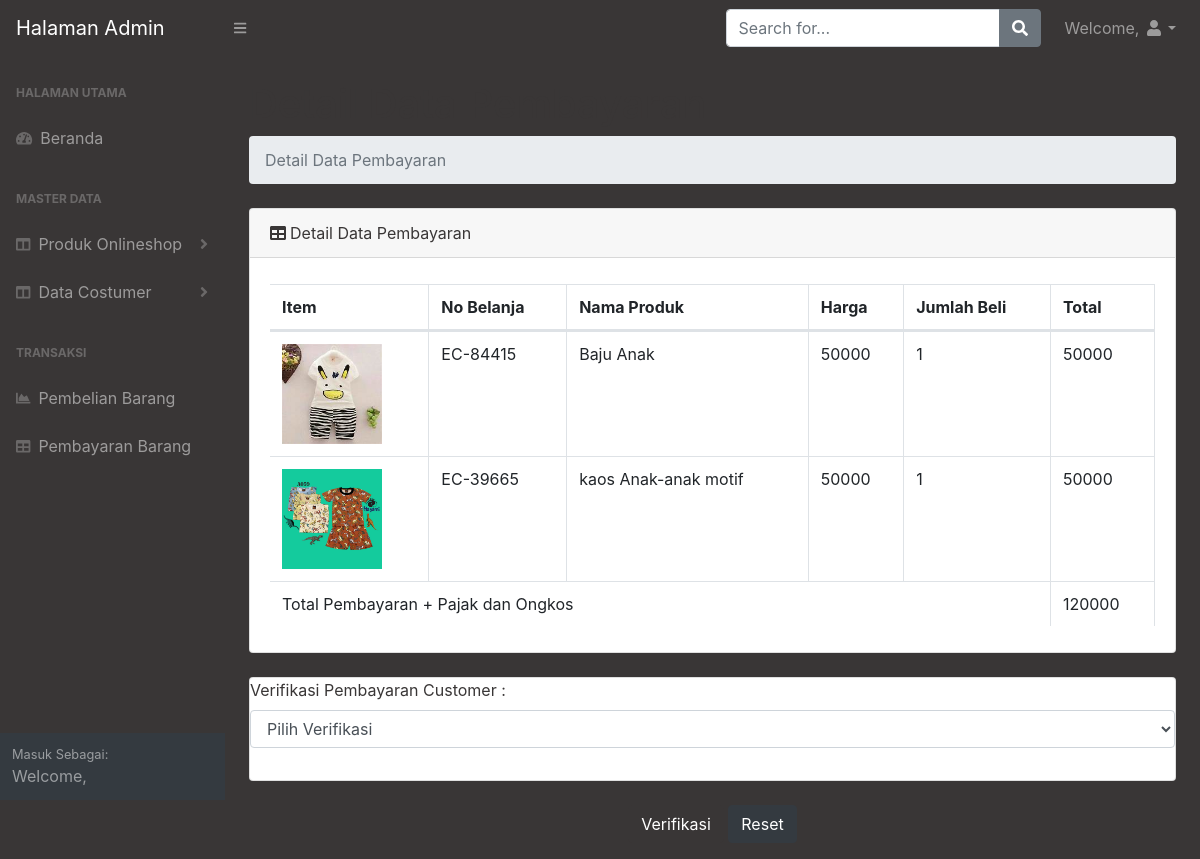
The page /admin/dashboard_admin.php?page=data_bayar_detail&id=191861 on the database its author committed.
### tables this page shows
CREATE TABLE `tbl_checkout` (
  `id_checkout` int(11) NOT NULL,
  `no_referensi` varchar(25) NOT NULL,
  `tgl_checkout` date NOT NULL,
  `no_belanja` varchar(25) NOT NULL,
  `id_produk` int(11) NOT NULL,
  `id_customer` int(11) NOT NULL,
  `qty` int(11) NOT NULL,
  `total` double NOT NULL,
  `status` varchar(25) NOT NULL
);

CREATE TABLE `tbl_produk` (
  `id_produk` int(11) NOT NULL,
  `kd_produk` varchar(20) NOT NULL,
  `nm_produk` varchar(100) NOT NULL,
  `kategori` varchar(20) NOT NULL,
  `harga` double NOT NULL,
  `stok` int(11) NOT NULL,
  `ket` text NOT NULL,
  `gambar` text NOT NULL
);

CREATE TABLE `tbl_bayar` (
  `id_bayar` int(11) NOT NULL,
  `tgl_bayar` date NOT NULL,
  `no_referensi` varchar(25) NOT NULL,
  `tot_bayar` double NOT NULL,
  `status_bayar` varchar(25) NOT NULL
);

### admin/data_bayar_detail.php (the view, shortened to what this page needs)
<main>
                    <div class="container-fluid">
                        <h1 class="mt-4">Detail Data Pembayaran</h1>
                        <ol class="breadcrumb mb-4">
                            <li class="breadcrumb-item active">Detail Data Pembayaran</li>
                        </ol>
                        <div class="card mb-4">
                            <div class="card-header"><i class="fas fa-table mr-1"></i>Detail Data Pembayaran</div>
                            <div class="card-body">
                                <div class="table-responsive">
                                    <table class="table table-bordered" id="dataTable" width="100%" cellspacing="0">
                                    <thead>
                                            <tr>
                                                <th>Item</th>
                                                <th>No Belanja</th>
                                                <th>Nama Produk</th>
                                                <th>Harga</th>
                                                <th>Jumlah Beli</th>
                                                <th>Total</th>
                                            </tr>
                                        </thead>
                                        <tbody>
                                        <?php
						include"../koneksi.php";
						$sqlp = mysqli_query($con, "Select * From tbl_checkout INNER JOIN tbl_bayar ON tbl_bayar.no_referensi =tbl_checkout.no_referensi INNER JOIN tbl_produk ON
						tbl_checkout.id_produk = tbl_produk.id_produk INNER JOIN tbl_customer ON tbl_checkout.id_customer =
						tbl_customer.id_customer where tbl_checkout.no_referensi='$_GET[id]'");
						while ($rp = mysqli_fetch_array($sqlp)){
                            $total=$rp['tot_bayar']
						 ?>
                                            <tr>
                                                <td><img width="100" src="foto_produk/<?= $rp['gambar']?>" alt=""></td>
                                                <td><?php echo"$rp[no_belanja]";?></td>
                                                <td><?php echo"$rp[nm_produk]";?></td>
                                                <td><?php echo"$rp[harga]";?></td>
                                                <td><?php echo"$rp[qty]";?></td>
                                                <td><?php echo"$rp[total]";?></td>
                                            </tr>
                                            <?php }?>
                                            <tr>
                                                <td colspan="5" >Total Pembayaran + Pajak dan Ongkos</td>
                                                <td><?php echo "$total";?></td>
                                            </tr>
                                        </tbody>
                                    </table>
                                </div>
                            </div>
                        </div>
                    </div>
                </main>
                <main>
                    <div class="container-fluid">
                        <div class="card mb-4">
                            <form method="POST" >
          <div class="form-row">
          <div class="col-md-12">
          <div class="form-group">
                <Label>Verifikasi Pembayaran Customer :</Label>
                <select  class="form-control" name="status_bayar" >
                    <option>Pilih Verifikasi</option>
                </select>
          </div>
          </div>
          </div>
          </div>
          </div>
<center>
    <div class="form-group mt-4 mb-8">
<input type="submit" name="proses" class="btn btn-primary" value="Verifikasi">
<button type="reset" class="btn btn-dark">Reset</button>
</div>
</center>
                            </div>
                        </div>

### rows shown on the page
tbl_checkout: id_produk.gambar (picture), no_belanja "EC-84415", id_produk.nm_produk "Baju Anak", id_produk.harga "50000", qty "1", total "50000"
tbl_checkout: id_produk.gambar (picture), no_belanja "EC-39665", id_produk.nm_produk "kaos Anak-anak motif", id_produk.harga "50000", qty "1", total "50000"
tbl_bayar: tot_bayar "120000"
